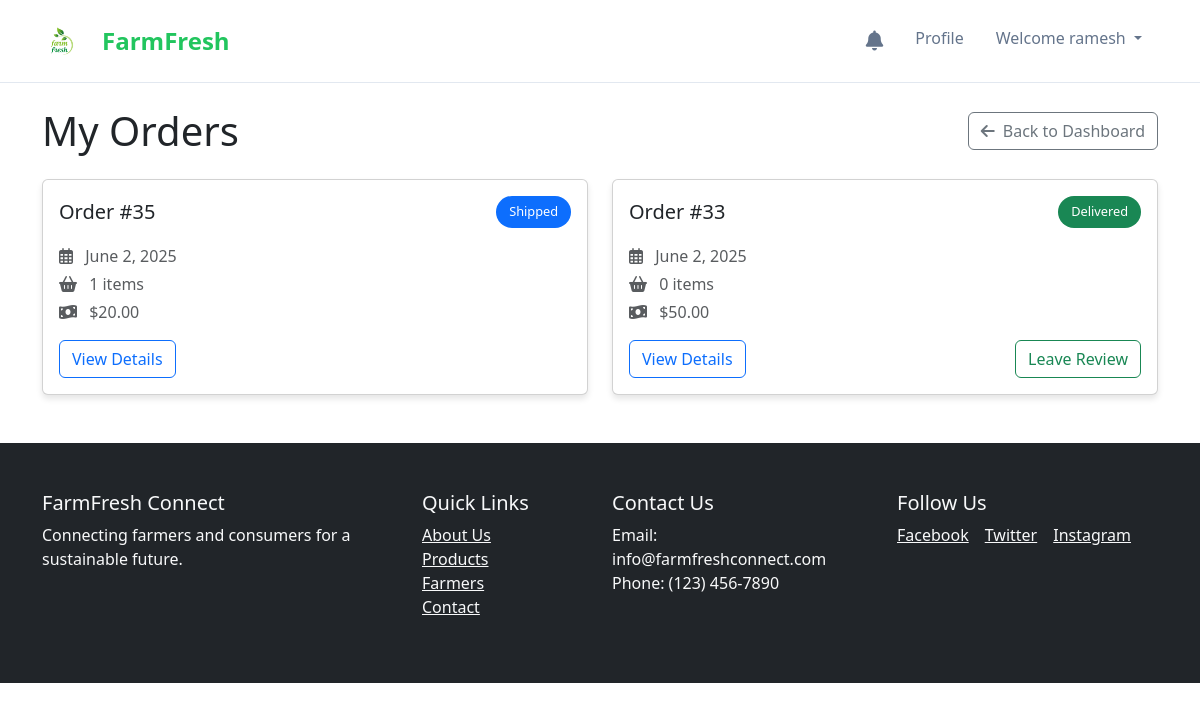
/consumer/orders.php (signed in), run on the app's committed database.
### tables this page shows
CREATE TABLE `orders` (
  `order_id` int(11) NOT NULL,
  `consumer_id` int(11) DEFAULT NULL,
  `total_amount` decimal(10,2) DEFAULT NULL,
  `status` enum('pending','processing','shipped','delivered','canceled') DEFAULT 'pending',
  `order_date` datetime DEFAULT current_timestamp(),
  `shipping_address` varchar(255) DEFAULT NULL,
  `shipping_city` varchar(100) DEFAULT NULL,
  `shipping_state` varchar(100) DEFAULT NULL,
  `shipping_zipcode` varchar(20) DEFAULT NULL,
  `payment_method` varchar(50) DEFAULT NULL,
  `transaction_id` varchar(100) DEFAULT NULL,
  `updated_at` datetime DEFAULT current_timestamp() ON UPDATE current_timestamp()
);

### consumer/orders.php (the view, shortened to what this page needs)
<?php
include '../config/db.php';
$consumer_id = $_SESSION['user_id'];
$page = isset($_GET['page']) ? (int) $_GET['page'] : 1;
$items_per_page = 10;
$offset = ($page - 1) * $items_per_page;
$orders_query = "SELECT o.*,
                (SELECT COUNT(*) FROM order_items WHERE order_id = o.order_id) as item_count
                FROM orders o
                WHERE o.consumer_id = $consumer_id
                ORDER BY o.order_date DESC
                LIMIT $offset, $items_per_page";
$orders_result = mysqli_query($dbconn, $orders_query);
?>
<!DOCTYPE html>
<html lang="en">
<head>
    <link href="https://cdn.jsdelivr.net/npm/bootstrap@5.1.3/dist/css/bootstrap.min.css" rel="stylesheet">
    <link rel="stylesheet" href="https://cdnjs.cloudflare.com/ajax/libs/font-awesome/6.0.0/css/all.min.css">
    <link rel="stylesheet" href="../assets/css/style.css">
</head>
<body>
    <?php include '../includes/navbar.php'; ?>
    <div class="container py-4">
        <div class="d-flex justify-content-between align-items-center mb-4">
            <h1 class="mb-0">My Orders</h1>
            <a href="dashboard.php" class="btn btn-outline-secondary">
                <i class="fas fa-arrow-left me-2"></i>Back to Dashboard
            </a>
        </div>
        <?php if (mysqli_num_rows($orders_result) > 0): ?>
            <div class="row">
                <?php while ($order = mysqli_fetch_assoc($orders_result)): ?>
                    <div class="col-md-6 mb-4">
                        <div class="card order-card h-100">
                            <div class="card-body">
                                <div class="d-flex justify-content-between align-items-center mb-3">
                                    <h5 class="card-title mb-0">Order #<?php echo $order['order_id']; ?></h5>
                                    <span class="status-badge bg-<?php
                                    echo match ($order['status']) {
                                        'pending' => 'warning',
                                        'processing' => 'info',
                                        'shipped' => 'primary',
                                        'delivered' => 'success',
                                        'cancelled' => 'danger',
                                        default => 'secondary'
                                    };
                                    ?> text-white">
                                        <?php echo ucfirst($order['status']); ?>
                                    </span>
                                </div>
                                <p class="text-muted mb-1">
                                    <i class="far fa-calendar-alt me-2"></i>
                                    <?php echo date('F j, Y', strtotime($order['order_date'])); ?>
                                </p>
                                <p class="text-muted mb-1">
                                    <i class="fas fa-shopping-basket me-2"></i>
                                    <?php echo $order['item_count']; ?> items
                                </p>
                                <p class="text-muted mb-3">
                                    <i class="fas fa-money-bill-wave me-2"></i>
                                    $<?php echo number_format($order['total_amount'], 2); ?>
                                </p>
                                <div class="d-flex justify-content-between align-items-center">
                                    <a href="order_details.php?id=<?php echo $order['order_id']; ?>"
                                        class="btn btn-outline-primary">
                                        View Details
                                    </a>
                                    <?php if ($order['status'] == 'delivered'): ?>
                                        <a href="review_order.php?id=<?php echo $order['order_id']; ?>"
                                            class="btn btn-outline-success">
                                            Leave Review
                                        </a>
                                    <?php endif; ?>
                                </div>
                            </div>
                        </div>
                    </div>
                <?php endwhile; ?>
            </div>
        <?php endif; ?>
    </div>
    <?php include '../includes/footer.php'; ?>
</body>
</html>

### assets/css/style.css (style rules this page uses)
body { font-family: 'Open Sans', sans-serif; }
body { font-family: 'Segoe UI', Tahoma, Geneva, Verdana, sans-serif; padding-top: 70px; color: #333; }

### consumer/orders.php (style rules this page uses)
body { font-family: 'Open Sans', sans-serif; background-color: #f8f9fa; }
.order-card { border-radius: 10px; box-shadow: 0 4px 6px rgba(0, 0, 0, 0.1); transition: transform 0.3s; }
.status-badge { font-size: 0.8rem; padding: 0.4rem 0.8rem; border-radius: 50px; }

### includes/navbar.php (style rules this page uses)
body, html { margin: 0; padding: 0; overflow-x: hidden; }

### data on the page
orders: order_id "35", status "Shipped", order_date "June 2, 2025", item_count "1", total_amount "20.00"
orders: order_id "33", status "Delivered", order_date "June 2, 2025", item_count "0", total_amount "50.00"

### other printed values
$_SESSION['first_name'] "ramesh"
